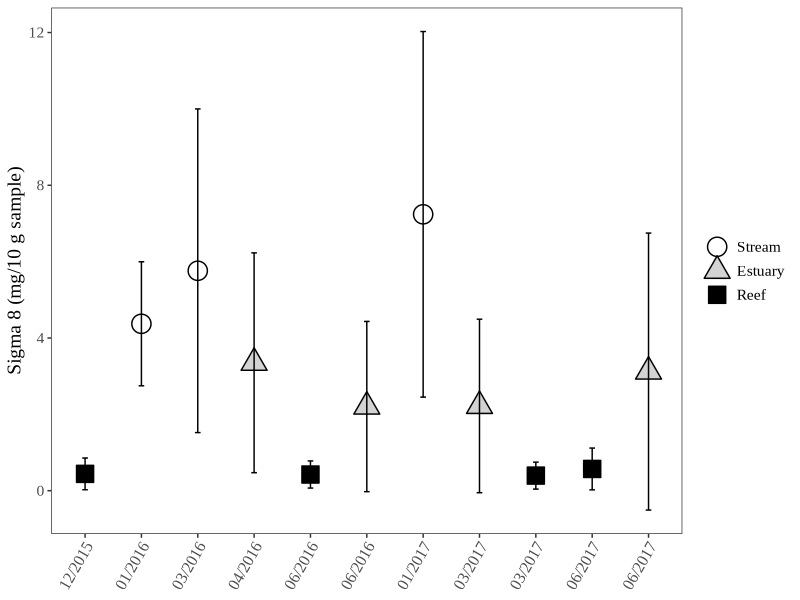
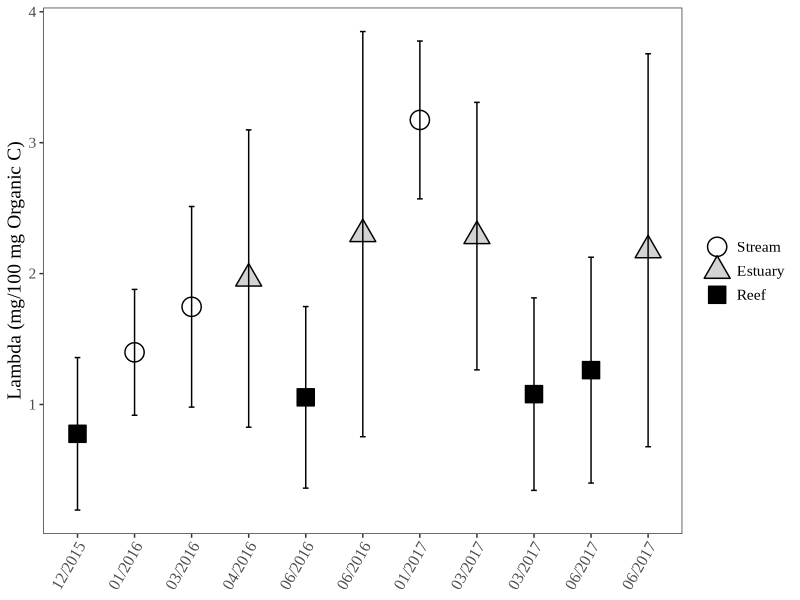

Source code (R) for these figures, in order:
## ---- chunk 1
knitr::opts_chunk$set(echo = TRUE)
## ---- chunk 2

master <- read.csv("RAPID_Master_Datasheet_add_region_streamcode.csv") # Loads the newly updated dataset, as of April 8, 2019. This same dataset is used for the linear mixed effects models.

# In addition, all NDs from Matthieu's original reports are replaced as NAs. For reasoning on why they are not 0s, see either of the other RMarkdown files in this project folder.

# Alright, so the seven outliers I'm removing will be 56, 66, 164, 238, 300, 387, and 389 from the original dataset. For reasoning on these 7, see LMEM Markdown file in this same project.

mastered <- master[ -c(56, 66, 164, 238, 300, 387, 389), ] # Removes outliers from original dataset.

# This dataset has already been QAQCed.

library(tidyverse)

## ---- chunk 3

# First, we will plot overall Sigma 8 and Lambda values.

Fig3_Stats <- mastered %>% # Takes the original dataset and then ...
  group_by(Group, Environment) %>% # Groups by date and environment and then ...
  summarize(Sig8 = mean(Sigma8, na.rm = TRUE), Sig8sd = sd(Sigma8, na.rm = TRUE), 
            Lam = mean(Lambda, na.rm = TRUE), Lamsd = sd(Lambda, na.rm = TRUE)) %>% # Summarizes and then...
  ungroup() # Ungroups data.

Fig3_Stats$Environment <- factor(Fig3_Stats$Environment, levels = c( "Stream", "Estuary", "Reef")) # Relevels.
Fig3_Stats$Group <- factor(Fig3_Stats$Group, levels = c( "A", "B", "C", "D", "E", "F", "I", "H", "G", "J", "K")) # Relevel the "Group" column so that it's presented in the best chronological order.

#tiff(filename = "/Users/heililowman/Documents/UC_Santa_Barbara/Research_Lignin/Figures/Manuscript_figure_files/Fig3A.tiff", width=6, height=4, unit="in", res=400) 
fig3a <- ggplot(Fig3_Stats, aes(Group, Sig8, shape=Environment, fill=Environment)) +
  scale_x_discrete(labels = c("12/2015", "01/2016", "03/2016", "04/2016", "06/2016", "06/2016", "01/2017", "03/2017", "03/2017", "06/2017", "06/2017")) +
  geom_point(size = 6,
             stroke = 0.75) + 
  scale_shape_manual(values = c(21, 24, 22)) +
  scale_fill_manual(values = c("white", "lightgrey", "black")) +
  geom_errorbar(data=Fig3_Stats, aes(ymin=Sig8-Sig8sd,ymax=Sig8+Sig8sd), width=0.1) +
  xlab("Sample Date") +
  ylab("Sigma 8 (mg/10 g sample)") + 
  theme_bw() +
  theme(panel.grid.major = element_blank(), panel.grid.minor = element_blank(),panel.background = element_blank()) +
  theme(text=element_text(family="Times New Roman", size=14)) +
  theme(axis.text.x = element_text(angle = 60, hjust = 1)) +
  theme(axis.title.x=element_blank()) +
  theme(legend.title = element_blank())
#dev.off()

fig3a

#tiff(filename = "/Users/heililowman/Documents/UC_Santa_Barbara/Research_Lignin/Figures/Manuscript_figure_files/Fig3B.tiff", width=6, height=4, unit="in", res=400) 
fig3b <- ggplot(Fig3_Stats, aes(Group, Lam, shape=Environment, fill=Environment)) +
  scale_x_discrete(labels = c("12/2015", "01/2016", "03/2016", "04/2016", "06/2016", "06/2016", "01/2017", "03/2017", "03/2017", "06/2017", "06/2017")) +
  geom_point(size = 6,
             stroke = 0.75) + 
  scale_shape_manual(values = c(21, 24, 22)) +
  scale_fill_manual(values = c("white", "lightgrey", "black")) +
  geom_errorbar(data=Fig3_Stats, aes(ymin=Lam-Lamsd,ymax=Lam+Lamsd), width=0.1) +
  xlab("Sample Date") +
  ylab("Lambda (mg/100 mg Organic C)") + 
  theme_bw() +
  theme(panel.grid.major = element_blank(), panel.grid.minor = element_blank(),panel.background = element_blank()) +
  theme(text=element_text(family="Times New Roman", size=14)) +
  theme(axis.text.x = element_text(angle = 60, hjust = 1)) +
  theme(axis.title.x=element_blank()) +
  theme(legend.title = element_blank())
#dev.off()

fig3b

